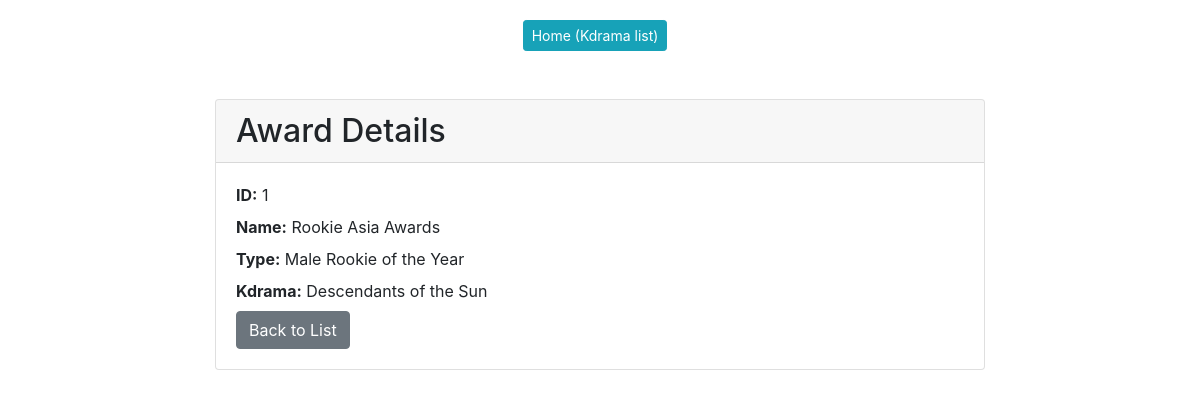
Page /kdrama/award_details/1/ on the committed database.
### kdrama/models.py (models this page shows, shortened)
class award(models.Model):
    award_id = models.AutoField(primary_key=True)
    name = models.CharField(max_length=100, blank=True)
    type = models.CharField(max_length=100, blank=True)
    kdrama = models.ForeignKey(kdrama, on_delete=models.CASCADE)

class kdrama(models.Model):
    kdrama_id = models.AutoField(primary_key=True)
    title = models.CharField(max_length=100)
    description = models.CharField(max_length=500, blank=True)
    release_year = models.CharField(max_length=50, blank=True)
    duration = models.CharField(max_length=50, blank=True)

### kdrama/views.py (the view)
# urls.py: path('award_details/<int:award_id>/', views.AwardDetails.as_view(), name='award_details'),
class AwardDetails(View):
    def get(self, request, award_id):
        award1 = get_object_or_404(award, pk=award_id)
        user_can_modify = can_modify_information(request)
        user_can_purchase = user_purchase(request)
        return render(request=request, template_name='kdrama/award_details.html', context={'award': award1})

### kdrama/views.py (called while the page is built)
def can_modify_information(request):
    return request.user.groups.filter(name='Admin').exists()

def user_purchase(request):
    return request.user.groups.filter(name='User').exists()

### kdrama/templates/kdrama/award_details.html (shortened to what this page needs)
{% extends 'base.html' %}
{% block content %}
<body>
    <div class="container text-center">
        <a href="{% url 'kdrama-list' %}" class="btn btn-info btn-sm">Home (Kdrama list)</a>
    </div>
</body>
    <div class="card mt-5">
        <div class="card-header">
            <h2 class="mb-0">Award Details</h2>
        </div>
        <div class="card-body">
            <p class="mb-2"><strong>ID:</strong> {{ award.award_id }}</p>
            <p class="mb-2"><strong>Name:</strong> {{ award.name }}</p>
            <p class="mb-2"><strong>Type:</strong> {{ award.type }}</p>
            <p class="mb-2"><strong>Kdrama:</strong> {{ award.kdrama.title }}</p>
            <a href="{% url 'award-list' %}" class="btn btn-secondary">Back to List</a>
        </div>
    </div>
{% endblock %}

### templates/base.html (style rules this page uses)
body { padding-top: 20px; }
.container { max-width: 800px; }
.btn { margin-right: 10px; }

### rows in the picture
award: award_id "1", name "Rookie Asia Awards", type "Male Rookie of the Year", kdrama "Descendants of the Sun"
